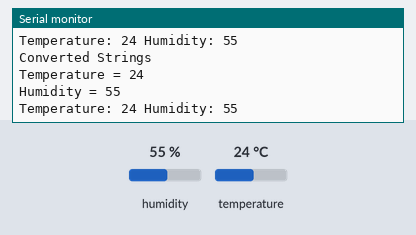
This sketch was run on a simulated Arduino Uno, built with avr-gcc and run on an emulated ATmega328P. On the bench: the last lines printed to the serial monitor. The inputs (shaded band) are chosen by the test bench; at power-on: humidity 55 %, temperature 24 °C.

Above: at 2.8 s.
2.9 s: humidity set to 22 %
At 5.1 s:
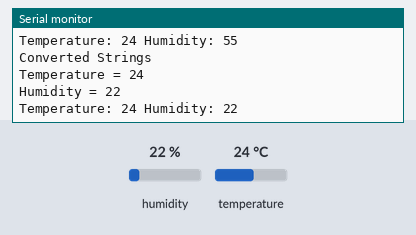
5.6 s: temperature set to 12 °C
At 6.9 s:
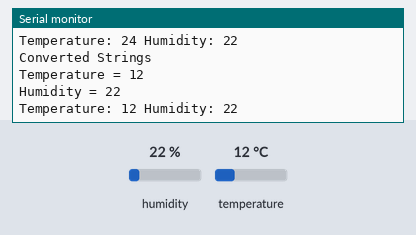
8.3 s: humidity set to 40 %
At 10.6 s:
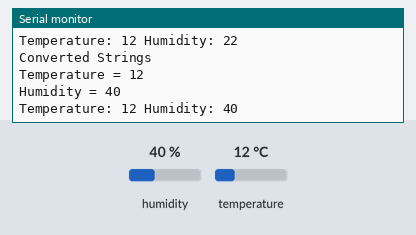
Timing chart, 0 to 12.1 s (numbered marks = the images above; inputs shaded):
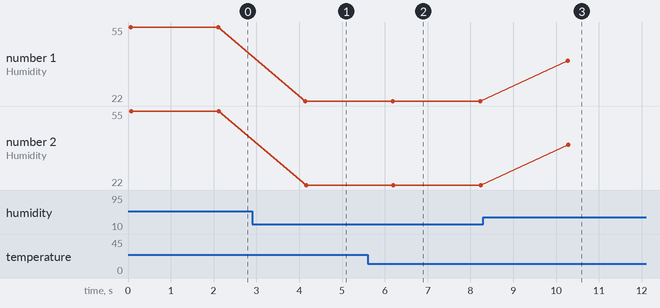

Measured:
- after the input at 2.9 s, the serial monitor: prints a new line after 1.2 s (image 1)
- after the input at 5.6 s, the serial monitor: prints a new line after 0.57 s (image 2)
- after the input at 8.3 s, the serial monitor: prints a new line after 2.0 s (image 3)
- plotted number 1: 55 → 22 after the input at 2.9 s, 22 → 40 after the input at 8.3 s
- plotted number 2: 55 → 22 after the input at 2.9 s, 22 → 40 after the input at 8.3 s

The sketch:

DHT_IntToString_Convert.ino
```cpp
#include <dht.h>
 int temp;
 int hum;
dht DHT;

#define DHT11_PIN 7

String mystring1;
String mystring2;
String totalstring;

void setup() {
  // put your setup code here, to run once:
 Serial.begin(9600);
}

void loop() {
  // put your main code here, to run repeatedly:
int chk = DHT.read11(DHT11_PIN);

  temp= DHT.temperature;

  hum= DHT.humidity;

  mystring1=String(temp);
  mystring2=String(hum);
  totalstring="Temperature: " +mystring1 +" Humidity: " +mystring2;

  Serial.println("Converted Strings");
  Serial.print("Temperature = ");
  Serial.println(mystring1);
   Serial.print("Humidity = ");
  Serial.println(mystring2);
  Serial.println(totalstring);
  delay(2000);
}
```
